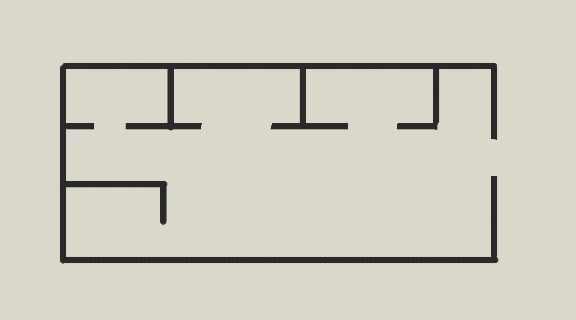
#> input picture mapUtil/testMap.png, 576 x 320 px
$ python loadMap.py   (Python 2 division)   (older library calls are emulated)
#> lines starting #> are read from the running program, lines starting #| are printed output that depends on the picture; after the words box and inside, x2 and y2 are one past the last pixel; in counts of white or black regions, pixels touching at a corner belong together
from scipy import misc
import matplotlib.pyplot as plt
import matplotlib.colors as cls
import numpy as np
"""
doesnt work so well on testMap
"""

#import imageio

#imread returns a numpy array
im = misc.imread('testMap.png')
#> im is the input picture: shape (320, 576, 3); mean R, G, B 206.8, 205.9, 192.7
shape = im.shape
#> shape = (320, 576, 3)
h = shape[0]
#> h = 320
w = shape[1]
#> w = 576
matrix = np.zeros(shape[:2])

#converting to matrix with only ones and zeros
for i in range(h):
	for j in range(w):
		matrix[i][j]=float.fromhex('%02x%02x%02x' % tuple(im[i][j]))
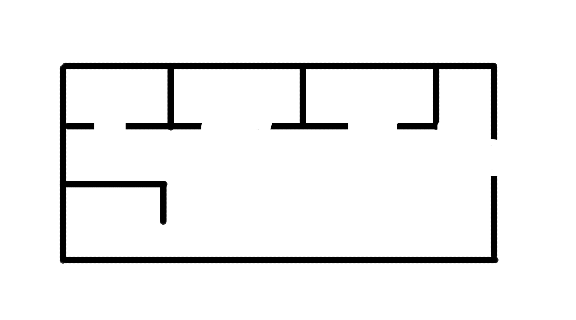
#> matrix: shape (320, 576) float64; min 2697513, max 14276810, mean 13608901; drawn with min black and max white

thresh = (np.amax(matrix) + np.amin(matrix))/2
#> thresh = 8487161.5
for i in range(h):
	for j in range(w):
		if matrix[i][j]<thresh:
			matrix[i][j] = 1
		else:
			matrix[i][j] = 0
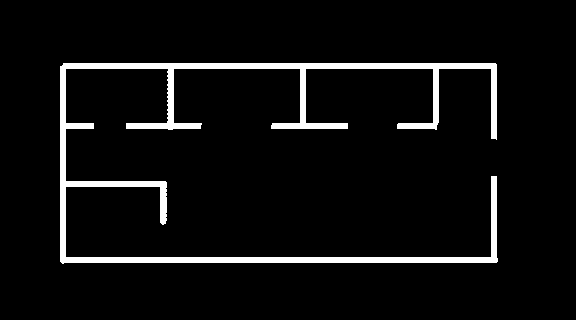
#> matrix: shape (320, 576) float64; values 0 (black) and 1 (white), 5.7% white; 1 white region, box (x1, y1, x2, y2) and area: (60, 63, 498, 264) 10458

#vertical scan
line_detector = 20
matrix_corr = np.zeros((h,w))
for i in range(h):
	if abs(np.sum(matrix[i])-np.sum(matrix[i-1])) > line_detector and \
	np.sum(matrix[i]) > line_detector*3:
		matrix_corr[i]=matrix[i]
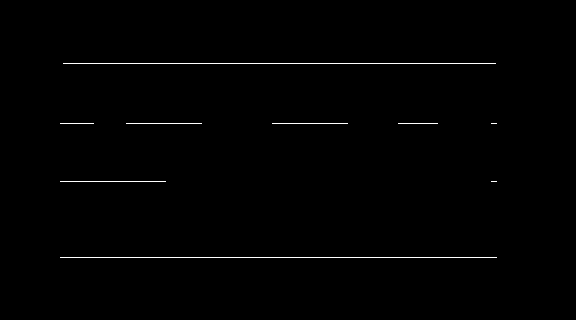
#> matrix_corr: shape (320, 576) float64; values 0 (black) and 1 (white), 0.66% white in thin lines or dots, all inside (x1, y1, x2, y2) = (60, 63, 497, 258)
for j in range(w):
	#print j
	if abs(np.sum(matrix[:,j])-np.sum(matrix[:,j-1])) > line_detector\
	and np.sum(matrix[:,j])>line_detector*2:
		matrix_corr[:,j]=matrix[:,j]
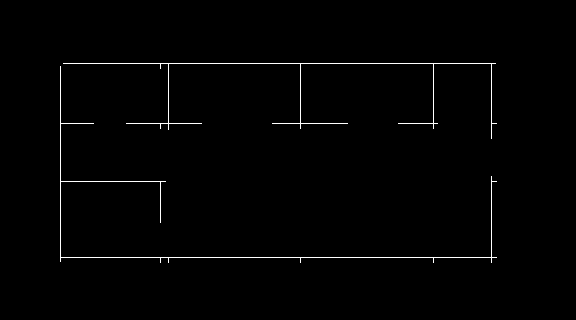
#> matrix_corr: shape (320, 576) float64; values 0 (black) and 1 (white), 0.99% white in thin lines or dots, all inside (x1, y1, x2, y2) = (60, 63, 497, 263)
print matrix
#> (printed output is left out)
plt.imshow(matrix_corr)
plt.show()
